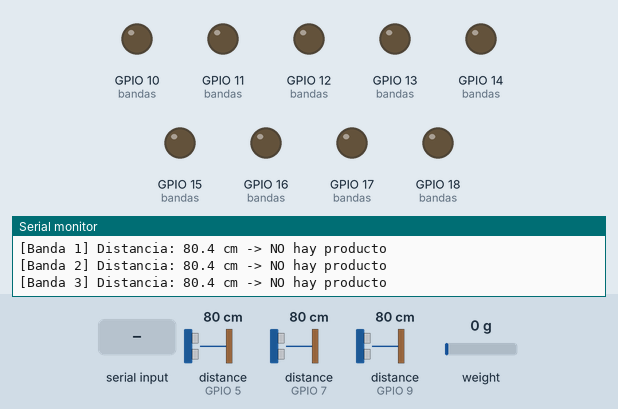
A sketch run on a simulated ESP32-S3. Shown: output pins drawn as LEDs (lit = HIGH), the last lines printed to the serial monitor. Wiring (inferred from the names in the program): 3 × ultrasonic range finder: trigger GPIO 4, echo GPIO 5 / trigger GPIO 6, echo GPIO 7 / trigger GPIO 8, echo GPIO 9. The inputs (shaded band) are chosen by the test bench; at power-on: distance to the obstacle (sensors on GPIO 5, GPIO 7, GPIO 9) 80 cm, weight on the scale 0 g. The echo pulse lasts 58.3 µs per cm; pins used as bus, display or sensor lines are not drawn.

Above: at 15.2 s.
15.3 s: "1" received over Serial
At 16.3 s:
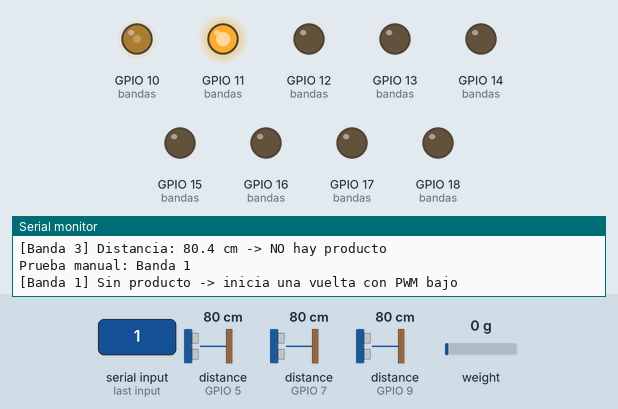
20.5 s: "2" received over Serial
At 21.4 s:
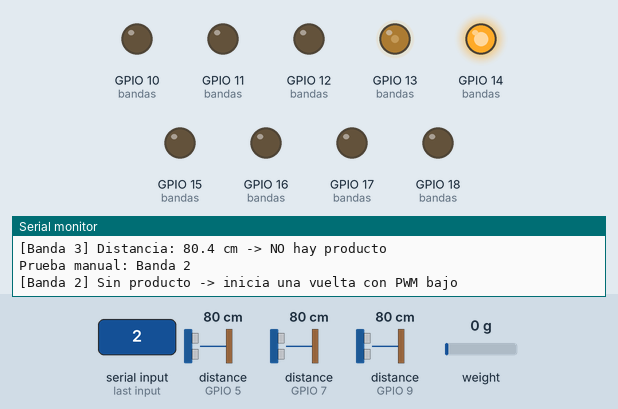
28.4 s: distance to the obstacle (sensor on GPIO 5) set to 9 cm
30.2 s: distance to the obstacle (sensor on GPIO 5) set to 13 cm
At 31.8 s:
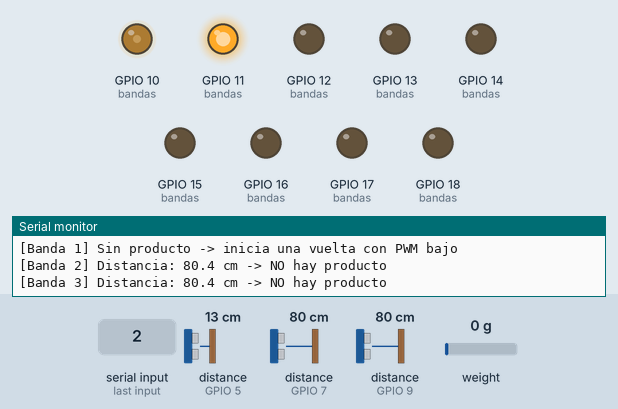
Timing chart, 0 to 36.4 s (numbered marks = the images above; inputs shaded):
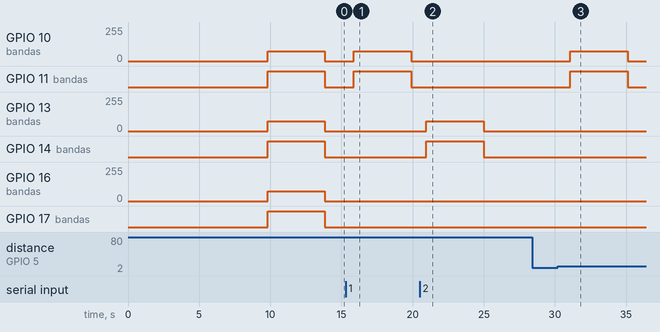

The sketch:

PROYECTO_STOCKLY_SMIC.ino
```cpp
#include <Arduino.h>
#include "HX711.h"

#if defined(ESP32)
  #include <esp_arduino_version.h>
#endif


#define HX711_DOUT 21
#define HX711_CLK   3

HX711 balanza;

const float FACTOR_ESCALA = 49.5;   // Ajustar con tu calibración real
const int MUESTRAS_TARA = 50;
const int MUESTRAS_PESO = 10;
const unsigned long PERIODO_LECTURA_PESO_MS = 500;
const long PESO_MINIMO_PRODUCTO_G = 20;


const int PWM_BAJO = 75;
const unsigned long TIEMPO_VUELTA_MS = 3500;
const float UMBRAL_PRODUCTO_CM = 12.0;
const unsigned long TIMEOUT_ULTRASONIDO_US = 25000UL;
const unsigned long PERIODO_CHEQUEO_ULTRASONIDO_MS = 300;

// PWM ESP32
const uint32_t PWM_FRECUENCIA = 5000;
const uint8_t PWM_RESOLUCION_BITS = 8;

struct BandaTransportadora {
  const char* nombre;

  // Sensor ultrasónico
  uint8_t trigPin;
  uint8_t echoPin;

  // Motor
  uint8_t pwmPin;
  uint8_t in1Pin;
  uint8_t in2Pin;

  // Canal PWM para ESP32 Arduino Core 2.x
  uint8_t pwmChannel;

  bool moviendo;
  bool vueltaHechaSinProducto;
  unsigned long inicioMovimiento;
};


BandaTransportadora bandas[3] = {
  // nombre      TRIG ECHO PWM IN1 IN2 CANAL moviendo vuelta inicio
  { "Banda 1",    4,   5,  10, 11, 12,   0,   false, false, 0 },
  { "Banda 2",    6,   7,  13, 14, 15,   1,   false, false, 0 },
  { "Banda 3",    8,   9,  16, 17, 18,   2,   false, false, 0 }
};

bool sistemaListo = false;
unsigned long ultimoPesoMs = 0;
unsigned long ultimoChequeoUltrasonidoMs = 0;


void configurarPWM(uint8_t pin, uint8_t canal) {
#if defined(ESP32)
  #if ESP_ARDUINO_VERSION_MAJOR >= 3
    // Arduino-ESP32 Core 3.x
    ledcAttachChannel(pin, PWM_FRECUENCIA, PWM_RESOLUCION_BITS, canal);
  #else
    // Arduino-ESP32 Core 2.x
    ledcSetup(canal, PWM_FRECUENCIA, PWM_RESOLUCION_BITS);
    ledcAttachPin(pin, canal);
  #endif
#else
  pinMode(pin, OUTPUT);
#endif
}

void escribirPWM(uint8_t pin, uint8_t canal, uint8_t duty) {
#if defined(ESP32)
  #if ESP_ARDUINO_VERSION_MAJOR >= 3
    ledcWrite(pin, duty);
  #else
    ledcWrite(canal, duty);
  #endif
#else
  analogWrite(pin, duty);
#endif
}

void detenerBanda(uint8_t i);

void configurarMotores() {
  for (uint8_t i = 0; i < 3; i++) {
    pinMode(bandas[i].in1Pin, OUTPUT);
    pinMode(bandas[i].in2Pin, OUTPUT);

    configurarPWM(bandas[i].pwmPin, bandas[i].pwmChannel);

    escribirPWM(bandas[i].pwmPin, bandas[i].pwmChannel, 0);
    digitalWrite(bandas[i].in1Pin, LOW);
    digitalWrite(bandas[i].in2Pin, LOW);
  }
}

void iniciarBanda(uint8_t i) {
  BandaTransportadora &b = bandas[i];

  digitalWrite(b.in1Pin, HIGH);
  digitalWrite(b.in2Pin, LOW);

  escribirPWM(b.pwmPin, b.pwmChannel, PWM_BAJO);

  b.moviendo = true;
  b.inicioMovimiento = millis();

  Serial.print("[");
  Serial.print(b.nombre);
  Serial.println("] Sin producto -> inicia una vuelta con PWM bajo");
}

void detenerBanda(uint8_t i) {
  BandaTransportadora &b = bandas[i];

  escribirPWM(b.pwmPin, b.pwmChannel, 0);
  digitalWrite(b.in1Pin, LOW);
  digitalWrite(b.in2Pin, LOW);

  b.moviendo = false;
  b.vueltaHechaSinProducto = true;

  Serial.print("[");
  Serial.print(b.nombre);
  Serial.println("] Vuelta completa -> motor detenido");
}


void configurarUltrasonidos() {
  for (uint8_t i = 0; i < 3; i++) {
    pinMode(bandas[i].trigPin, OUTPUT);
    pinMode(bandas[i].echoPin, INPUT);
    digitalWrite(bandas[i].trigPin, LOW);
  }
}

float medirDistanciaCm(uint8_t i) {
  BandaTransportadora &b = bandas[i];

  digitalWrite(b.trigPin, LOW);
  delayMicroseconds(3);

  digitalWrite(b.trigPin, HIGH);
  delayMicroseconds(10);
  digitalWrite(b.trigPin, LOW);

  unsigned long duracion = pulseIn(b.echoPin, HIGH, TIMEOUT_ULTRASONIDO_US);

  if (duracion == 0) {
    return 999.0;
  }

  return duracion / 58.0;
}

bool hayProducto(uint8_t i, float *distanciaLeida = nullptr) {
  float distancia = medirDistanciaCm(i);

  if (distanciaLeida != nullptr) {
    *distanciaLeida = distancia;
  }

  return distancia <= UMBRAL_PRODUCTO_CM;
}


void calibrarBascula() {
  Serial.println();
  Serial.println("        STOCKLY - ESP32-S3");

  balanza.begin(HX711_DOUT, HX711_CLK);

  Serial.println("Inicializando HX711...");
  delay(300);

  if (!balanza.is_ready()) {
    Serial.println("ADVERTENCIA: HX711 no detectado.");
    Serial.println("Revisa DOUT, CLK, VCC, GND y alimentacion.");
    // No bloquea el sistema para permitir probar bandas.
  } else {
    Serial.print("Lectura inicial ADC: ");
    Serial.println(balanza.read());
  }

  Serial.println("Retira todos los productos de la bascula.");
  Serial.print("Tarando a cero ");

  balanza.set_scale(FACTOR_ESCALA);

  for (int i = 0; i < 20; i++) {
    Serial.print("=");
    delay(120);
  }

  if (balanza.is_ready()) {
    balanza.tare(MUESTRAS_TARA);
    Serial.println(" OK");
  } else {
    Serial.println(" HX711 no listo");
  }

  Serial.println("Sistema listo.");
  Serial.println("Comandos: r=tara, p=probar todas, 1/2/3=probar banda");
  Serial.println();

  sistemaListo = true;
}

long leerPesoGramos() {
  if (!balanza.is_ready()) {
    return 0;
  }

  long peso = balanza.get_units(MUESTRAS_PESO);

  if (peso < 0 && peso > -PESO_MINIMO_PRODUCTO_G) {
    peso = 0;
  }

  return peso;
}

void imprimirPesoPeriodico() {
  if (millis() - ultimoPesoMs < PERIODO_LECTURA_PESO_MS) {
    return;
  }

  ultimoPesoMs = millis();

  long peso = leerPesoGramos();

  Serial.print("[Bascula] Peso: ");

  if (peso >= 1000) {
    Serial.print(peso / 1000.0, 2);
    Serial.println(" kg");
  } else {
    Serial.print(peso);
    Serial.println(" g");
  }
}


void actualizarBanda(uint8_t i) {
  BandaTransportadora &b = bandas[i];

  if (b.moviendo) {
    if (millis() - b.inicioMovimiento >= TIEMPO_VUELTA_MS) {
      detenerBanda(i);
    }
    return;
  }

  float distancia = 0;
  bool producto = hayProducto(i, &distancia);

  Serial.print("[");
  Serial.print(b.nombre);
  Serial.print("] Distancia: ");

  if (distancia >= 900.0) {
    Serial.print("sin eco");
  } else {
    Serial.print(distancia, 1);
    Serial.print(" cm");
  }

  Serial.print(" -> ");

  if (producto) {
    Serial.println("producto detectado");
    b.vueltaHechaSinProducto = false;
    return;
  }

  Serial.println("NO hay producto");

  if (!b.vueltaHechaSinProducto) {
    iniciarBanda(i);
  }
}

void actualizarBandas() {
  if (millis() - ultimoChequeoUltrasonidoMs < PERIODO_CHEQUEO_ULTRASONIDO_MS) {
    return;
  }

  ultimoChequeoUltrasonidoMs = millis();

  for (uint8_t i = 0; i < 3; i++) {
    actualizarBanda(i);
  }
}


void revisarComandosSerial() {
  if (!Serial.available()) {
    return;
  }

  char c = Serial.read();

  if (c == 'r' || c == 'R') {
    Serial.println("Recalibrando tara. Retira productos de la bascula...");
    delay(1500);

    if (balanza.is_ready()) {
      balanza.tare(MUESTRAS_TARA);
      Serial.println("Tara actualizada.");
    } else {
      Serial.println("HX711 no listo. No se pudo tarar.");
    }
  }

  if (c == 'p' || c == 'P') {
    Serial.println("Prueba manual: una vuelta en las 3 bandas.");
    for (uint8_t i = 0; i < 3; i++) {
      if (!bandas[i].moviendo) {
        bandas[i].vueltaHechaSinProducto = false;
        iniciarBanda(i);
      }
    }
  }

  if (c >= '1' && c <= '3') {
    uint8_t i = c - '1';

    Serial.print("Prueba manual: ");
    Serial.println(bandas[i].nombre);

    if (!bandas[i].moviendo) {
      bandas[i].vueltaHechaSinProducto = false;
      iniciarBanda(i);
    }
  }
}


void setup() {
  Serial.begin(115200);
  delay(1000);

  configurarMotores();
  configurarUltrasonidos();
  calibrarBascula();
}

void loop() {
  if (!sistemaListo) {
    return;
  }

  revisarComandosSerial();
  imprimirPesoPeriodico();
  actualizarBandas();
}
```

Measured:
- after the input at 15.3 s, GPIO 10 (bandas): 0/255 → 75/255 after 0.57 s, → 0/255 4.0 s later; GPIO 11 (bandas): LOW → HIGH after 0.57 s, → LOW 4.0 s later
- after the input at 20.5 s, GPIO 13 (bandas): 0/255 → 75/255 after 0.44 s, → 0/255 4.0 s later; GPIO 14 (bandas): LOW → HIGH after 0.44 s, → LOW 4.0 s later
- after the input at 30.2 s, GPIO 10 (bandas): 0/255 → 75/255 after 0.87 s, → 0/255 4.0 s later; GPIO 11 (bandas): LOW → HIGH after 0.87 s, → LOW 4.0 s later
